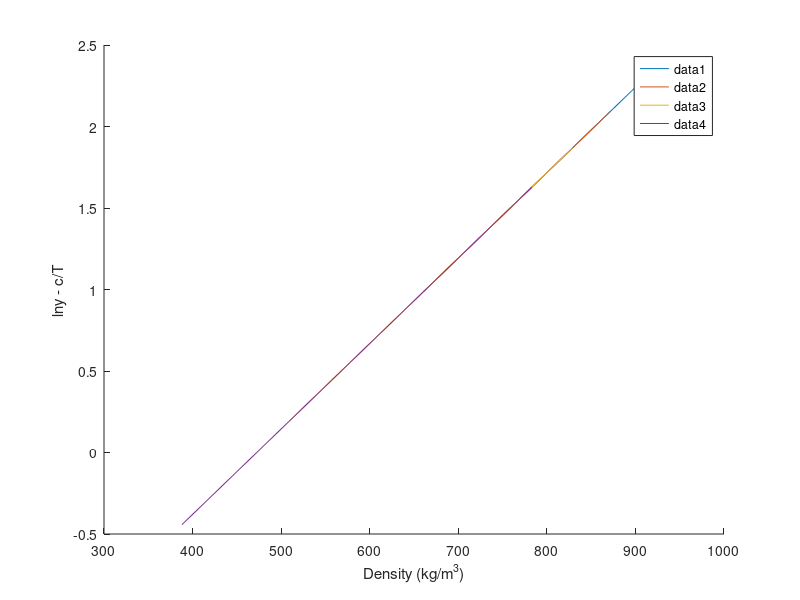

Write the MATLAB code that produced this figure.
clear;
% SC CO2 Thermo info
T_c_CO2 = 304.18;       % Critical Temp [Kelvin]
P_c_CO2 = 73.8;         % Critical Pressure [bar]
omega_CO2 = 0.225;      % Omega [-]

% Drug Thermo info
T_c_drug = 1149.5;      % Critical Temp [Kelvin]
P_c_drug = 10.57;       % Critical Pressure [bar]
omega_drug = 2.0964;    % Omega [-]

% Genral info
T = [308 318 328 338];              % Temp range
P = 1:1:300;                        % Pressure range from 1 to 300 bar with step of 1
k_ij = [0.103 0.117 0.126 0.134];   % Binary interaction parameter for PR/KM EoS
R = 8.314;                          % Gas Constant [J/mol·K]

Mw_drug = 598.5;
Mw_CO2 = 44.01;
Mw_methanol = 32.04;

rho_CO2 =   [769 817 849 875 896 914;
            661 744 791 824 851 872;
            509 656 725 769 802 829;
            388 557 652 710 751 783];               % Density [kg/m3]

y_b =   [2.03 2.32 2.48 3.33 3.80 5.32;
        1.63 2.11 3.12 3.61 4.30 5.96;
        1.29 1.96 3.76 4.08 5.36 7.22;
        0.90 1.52 4.39 4.94 6.10 8.01];        % mole fraction


% KJ Model info
a_KJ = -2.4761;
b_KJ = 5.2409*10^-3;
c_KJ = -4550.5306;

ln_y_KJ = zeros(4,6);
ln_y_KJ_cT = zeros(4,6);
ln_y_b_cT = zeros(4,6);
for n=1:4
    for i=1:6
        ln_y_KJ(n,i) = a_KJ + b_KJ*rho_CO2(n,i) + c_KJ/T(n);
        ln_y_KJ_cT(n,i) = ln_y_KJ(n,i) - c_KJ/T(n);

    end
end

figure(1);
hold on;
plot(rho_CO2(1,:),ln_y_KJ_cT(1,:));
plot(rho_CO2(2,:),ln_y_KJ_cT(2,:));
plot(rho_CO2(3,:),ln_y_KJ_cT(3,:));
plot(rho_CO2(4,:),ln_y_KJ_cT(4,:));



legend()
xlabel('Density (kg/m^3)');
ylabel('lny - c/T');

% GM Model info
a_GM = 1.8309;
b_GM = -5710.4987;
c_GM = 3.8342;

% Chrastil Model info
a_Chrastil = 4.5889;
b_Chrastil = -12.7501;
c_Chrastil = -6759.0921;

% Bartle et al. Model info
a_Bartle = 13.2886;
b_Bartle = 9.0827;
c_Bartle = -6845.6966;

% Sung-Shim Model info
a_Sung = 5.7399;
b_Sung = -606.0322;
c_Sung = -447.5124;
d_Sung = -36.8120;

% Bian et al model info
a_Bian = 4.2910;
b_Bian = -4806.5989;
c_Bian = 0.0355;
d_Bian = -1.0456;
e_Bian = -9.5861*10^4;

% Sodeifian model info
a_Sodeifian = -16.8909;
b_Sodeifian = -13.0866*10^3;
c_Sodeifian = 1.4181;
d_Sodeifian = 1.1071*10^3;
e_Sodeifian = -2.9406*10^3;
f_Sodeifian = -838.2700;
